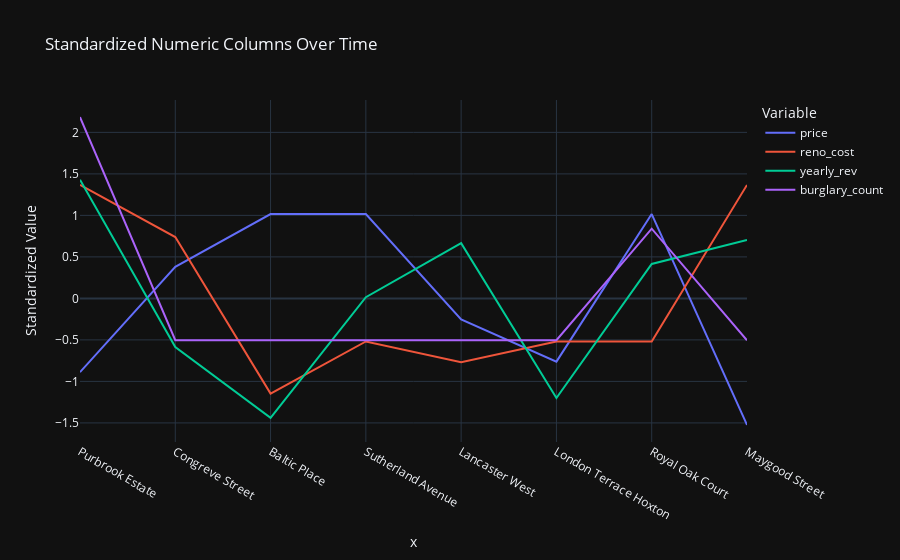

This figure's notebook cell:
### Code cell
def property_plot():    # Select numeric columns only
    numeric_df = df.select_dtypes(include=['float64', 'int64'])

    # Standardize the data
    df_standardized = (numeric_df - numeric_df.mean()) / numeric_df.std()
    df_standardized = df_standardized[['price','reno_cost','yearly_rev', 'burglary_count']]

    # Plot the standardized data
    fig = px.line(df_standardized, x=df.name, y=df_standardized.columns,
                labels={'value': 'Standardized Value', 'variable': 'Variable', 'index': 'Date'},
                title="Standardized Numeric Columns Over Time")

    return fig.show()

property_plot()

### Figure 1 — Plotly figure (JSON) as saved in the notebook; plotly's stock layout.template omitted (floating-point values rounded to 4 significant figures)
{"data": [{"hovertemplate": "Variable=price<br>x=%{x}<br>Standardized Value=%{y}<extra></extra>", "legendgroup": "price", "line": {"color": "#636efa", "dash": "solid"}, "marker": {"symbol": "circle"}, "mode": "lines", "name": "price", "orientation": "v", "showlegend": true, "type": "scatter", "x": ["Purbrook Estate", "Congreve Street", "Baltic Place", "Sutherland Avenue", "Lancaster West", "London Terrace Hoxton", "Royal Oak Court", "Maygood Street"], "xaxis": "x", "y": [-0.889, 0.381, 1.016, 1.016, -0.254, -0.762, 1.016, -1.524], "yaxis": "y"}, {"hovertemplate": "Variable=reno_cost<br>x=%{x}<br>Standardized Value=%{y}<extra></extra>", "legendgroup": "reno_cost", "line": {"color": "#EF553B", "dash": "solid"}, "marker": {"symbol": "circle"}, "mode": "lines", "name": "reno_cost", "orientation": "v", "showlegend": true, "type": "scatter", "x": ["Purbrook Estate", "Congreve Street", "Baltic Place", "Sutherland Avenue", "Lancaster West", "London Terrace Hoxton", "Royal Oak Court", "Maygood Street"], "xaxis": "x", "y": [1.367, 0.7386, -1.147, -0.5186, -0.77, -0.5186, -0.5186, 1.367], "yaxis": "y"}, {"hovertemplate": "Variable=yearly_rev<br>x=%{x}<br>Standardized Value=%{y}<extra></extra>", "legendgroup": "yearly_rev", "line": {"color": "#00cc96", "dash": "solid"}, "marker": {"symbol": "circle"}, "mode": "lines", "name": "yearly_rev", "orientation": "v", "showlegend": true, "type": "scatter", "x": ["Purbrook Estate", "Congreve Street", "Baltic Place", "Sutherland Avenue", "Lancaster West", "London Terrace Hoxton", "Royal Oak Court", "Maygood Street"], "xaxis": "x", "y": [1.428, -0.5867, -1.438, 0.01408, 0.6649, -1.2, 0.4146, 0.7025], "yaxis": "y"}, {"hovertemplate": "Variable=burglary_count<br>x=%{x}<br>Standardized Value=%{y}<extra></extra>", "legendgroup": "burglary_count", "line": {"color": "#ab63fa", "dash": "solid"}, "marker": {"symbol": "circle"}, "mode": "lines", "name": "burglary_count", "orientation": "v", "showlegend": true, "type": "scatter", "x": ["Purbrook Estate", "Congreve Street", "Baltic Place", "Sutherland Avenue", "Lancaster West", "London Terrace Hoxton", "Royal Oak Court", "Maygood Street"], "xaxis": "x", "y": [2.184, -0.504, -0.504, -0.504, -0.504, -0.504, 0.84, -0.504], "yaxis": "y"}], "layout": {"legend": {"title": {"text": "Variable"}, "tracegroupgap": 0}, "title": {"text": "Standardized Numeric Columns Over Time"}, "xaxis": {"anchor": "y", "domain": [0, 1], "title": {"text": "x"}}, "yaxis": {"anchor": "x", "domain": [0, 1], "title": {"text": "Standardized Value"}}}}
